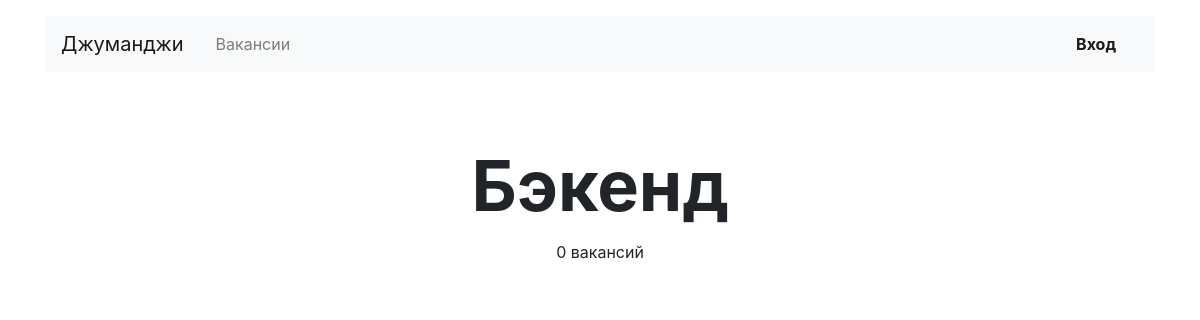
The app's page /vacancies/cat/backend, older data.
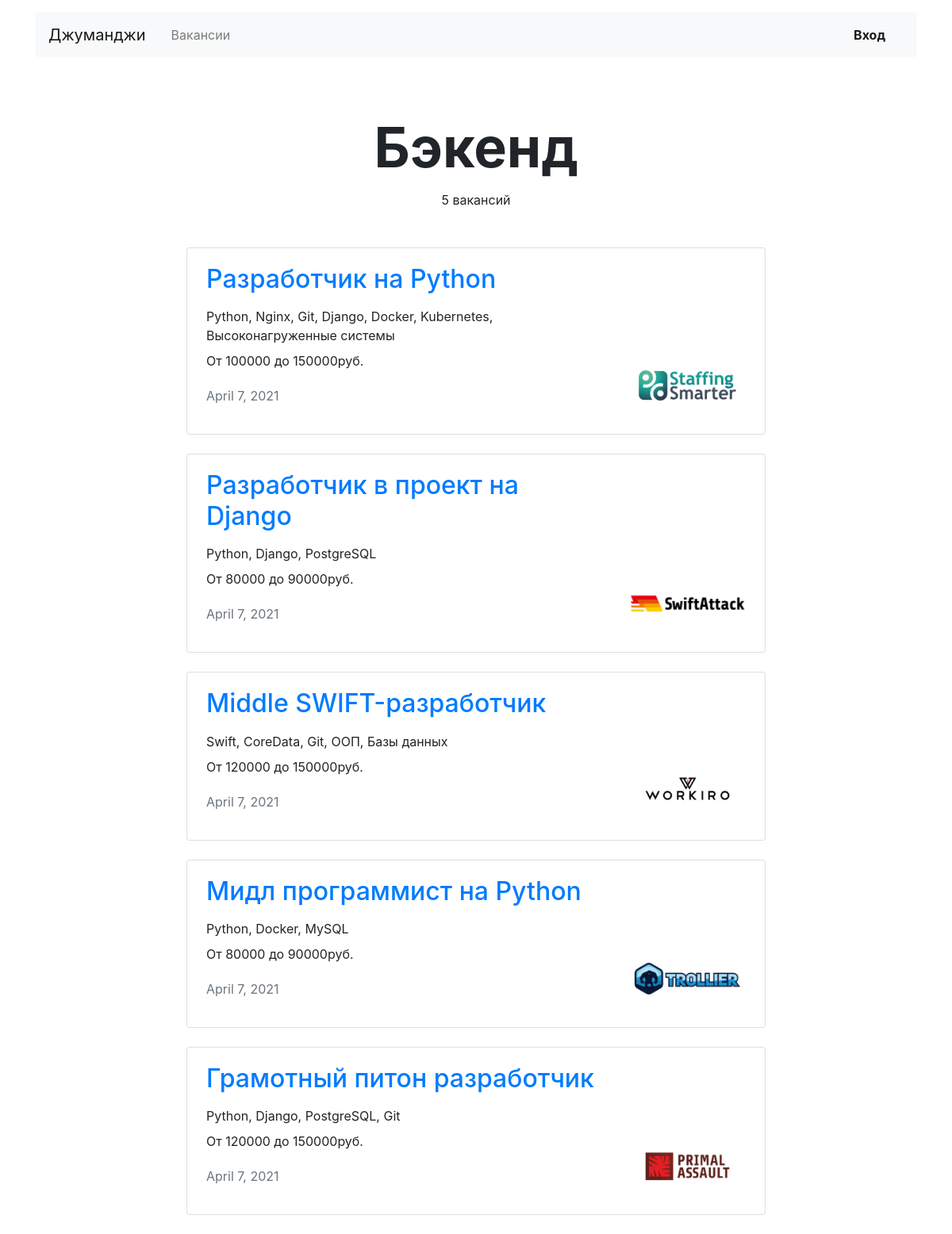
The same page, newer data.
### vacancies/models.py (models this page shows, shortened)
class Vacancy(models.Model):
    title = models.CharField(max_length=256)
    specialty = models.ForeignKey(Specialty, on_delete=models.CASCADE, related_name="vacancies")
    company = models.ForeignKey(Company, on_delete=models.CASCADE, related_name="vacancies")
    skills = models.CharField(max_length=512)
    description = models.TextField()
    salary_min = models.IntegerField()
    salary_max = models.IntegerField()
    published_at = models.DateField(auto_now=True)

class Company(models.Model):
    name = models.CharField(max_length=256)
    location = models.CharField(max_length=128)
    description = models.TextField()
    employee_count = models.IntegerField()
    owner = models.OneToOneField(User, on_delete=models.CASCADE, related_name="company", null=True)
    logo = models.ImageField(upload_to=MEDIA_COMPANY_IMAGE_DIR)

### vacancies/public/views.py (the view)
# urls.py: re_path(r"^vacancies/(?:cat/(?P<slug>\w+))?$", VacanciesView.as_view(), name="vacancies"),
class VacanciesView(ListView):
    model = Vacancy
    template_name = "vacancies/public/vacancy_list.html"
    def get_context_data(self, **kwargs):
        context = super().get_context_data(**kwargs)
        specialty = self.kwargs.get("slug", None)
        if specialty:
            context["title"] = Specialty.objects.get(code=specialty).title
        else:
            context["title"] = "Все вакансии"
        return context
    def get_queryset(self):
        queryset = Vacancy.objects.select_related("company")
        specialty = self.kwargs.get("slug", None)
        if specialty:
            return queryset.filter(specialty__code=specialty)
        else:
            return queryset

### vacancies/templatetags/helpers.py (called while the page is built)
@register.filter
def ru_pluralize(value_to_pluralize, arg="дурак,дурака,дураков"):  # noqa: CCR001
    args = arg.split(",")
    number = abs(int(value_to_pluralize))
    tens = number % 10
    hundrends = number % 100
    if (tens == 1) and (hundrends != 11):
        return f"{number} {args[0]}"
    elif (tens >= 2) and (tens <= 4) and ((hundrends < 10) or (hundrends >= 20)):
        return f"{number} {args[1]}"
    else:
        return f"{number} {args[2]}"

### templates/vacancies/public/vacancy_list.html
{% extends 'base.html' %}
{% load helpers %}
{% block main %}
<section>
    <h1 class="h1 text-center mx-auto mt-4 pt-5" style="font-size: 70px;"><strong>{{ title }}</strong></h1>
    <p class="text-center pt-1">{{ object_list.count|ru_pluralize:'вакансия,вакансии,вакансий' }}</p>
    <div class="row mt-5">
        <div class="col-12 col-lg-8 offset-lg-2 m-auto">
            {% for vacancy in object_list %}
            {% include "vacancies/helpers/vacancy_public_card.html" with vacancy=vacancy %}
            {% endfor %}
        </div>
    </div>
</section>
{% endblock %}

### templates/vacancies/helpers/vacancy_public_card.html
{% load static %}
<div class="card mb-4">
    <div class="card-body px-4">
        <div class="row">
            <div class="col-12 col-md-8 col-lg-9">
                <h2 class="h2 pb-2">
                    <a href="{% url 'public:vacancy' vacancy.id %}">
                        {{ vacancy.title }}
                    </a>
                </h2>
                <p class="mb-2">{{ vacancy.skills }}</p>
                <p>От {{ vacancy.salary_min }} до {{ vacancy.salary_max }}руб.</p>
                <p class="text-muted pt-1">{{ vacancy.published_at }}</p>
            </div>
            <div class="col-12 col-md-4 col-lg-3 d-flex align-items-end">
                {% include "vacancies/helpers/company_logo.html" with company=vacancy.company %}
            </div>
        </div>
    </div>
</div>

### templates/vacancies/helpers/company_logo.html
{% if company.logo %}
<a href="{% url 'public:company' company.pk %}" style="max-width: 150px;" class="mx-auto d-block">
    <img class="mx-auto d-block mw-100" src="{{ company.logo.url }}" alt="">
</a>
{% else %}
<img class="mx-auto d-block" src="https://place-hold.it/150x80" width="150" height="80" alt="">
{% endif %}

Row changes from the older to the newer data that the page shows:
now on this page (row edited): Vacancy: title "Разработчик на Python", skills "Python, Nginx, Git, Django, Docker, Kubernetes, Высоконагруженные системы", salary_min "100000", salary_max "150000", published_at "April 7, 2021", logo (picture)
now on this page (row edited): Vacancy: title "Разработчик в проект на Django", skills "Python, Django, PostgreSQL", salary_min "80000", salary_max "90000", published_at "April 7, 2021", logo (picture)
added Vacancy: title "Middle SWIFT-разработчик", skills "Swift, CoreData, Git, ООП, Базы данных", salary_min "120000", salary_max "150000", published_at "April 7, 2021", logo (picture)
added Vacancy: title "Мидл программист на Python", skills "Python, Docker, MySQL", salary_min "80000", salary_max "90000", published_at "April 7, 2021", logo (picture)
added Vacancy: title "Грамотный питон разработчик", skills "Python, Django, PostgreSQL, Git", salary_min "120000", salary_max "150000", published_at "April 7, 2021", logo (picture)
Text that changed along with them:
{{ object_list.count|ru_pluralize:'вакансия,вакансии,вакансий' }}: "0 вакансий" → "5 вакансий"
